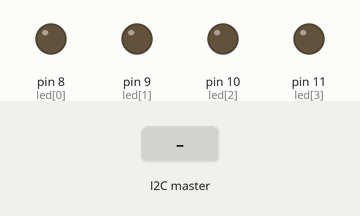
Bench run of a sketch on a simulated Arduino Uno, built with avr-gcc and run on an emulated ATmega328P. Shown: output pins drawn as LEDs (lit = HIGH). The test bench sets the inputs (shaded band).

Above: at 1.2 s.
1.3 s: the I2C master sends the byte 1
At 1.45 s:
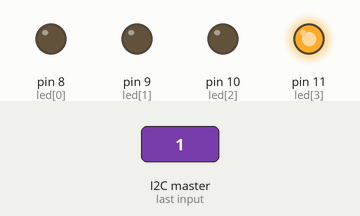
Timing chart, 0 to 4.3 s (numbered marks = the images above; inputs shaded):
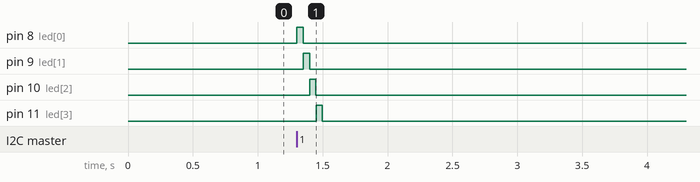

The sketch:

QuilcaEdison_DEBER_3.1_SE_esclavo1.ino
```cpp
/*UNIVERSIDAD TÉCNICA DEL NORTE
 * FACULTAD DE INGENIERÍA EN CIENCIAS APLICADAS
 * TEMA: Comunicación I2C
 * OBJETIVO: Mediante comunicación I2C configurar 1 maestro y 3 esclavos. Cada esclavo tendrá conectados 4 leds en sus salidas digitales, los cuales deberán encenderse de forma síncrona y ordenada.
 * Los leds del primer esclavo deberán entran en funcionamiento cuando se ingrese 'Cualquier caracter', luego cuando se ingrese otro 'Cualquier caracter 2' entrará en funcionamiento el esclavo 2,
 * y después cuando se ingrese otro 'Cualquier caracter 3' entrará en funcionamiento el esclavo 3.
 * NOMBRE: Quilca Edison
 * FECHA: 21 de noviembre del 2021
 * DEBER 3.1
  */

 ////////////////////////////////ESCLAVO 1/////////////////////////////

#include <Wire.h>                                      //librería i2c

char dato;                                             // variable de almacenamiento de dato de cx i2c
const int led[4]={8,9,10,11};                          // declaración de pines para leds
int i;                                                  // variable i para el for
void setup() {
  Wire.begin(1);                                        // id de esclavo
  Wire.onReceive(receiveEvent);                         // evento de recepción
  Serial.begin(9600);                                   // inicio de comunicación serial

  for(i=0;i<4;i++){                                     //declaración de pines como salidas/uso de for para recorrido
  pinMode(led[i],OUTPUT);
}}
void loop() {
  delay(200);                                           //tiempo de espera
}
void receiveEvent(int bytes){                           // método de recepción

  while(Wire.available()==1){                              //condición que verifica datos
    dato=Wire.read();                                   // lee datos almacenados

           for(i=0;i<4;i++){                             //uso de for para encendido de leds
            digitalWrite(led[i],LOW);
            delay(100);
             digitalWrite(led[i],HIGH);
            delay(10000);
             digitalWrite(led[i],LOW);
            delay(100);


  }  }}
```

Measured:
- after the input at 1.3 s, pin 8 (led[0]): LOW → HIGH at once, → LOW 0.05 s later; pin 9 (led[1]): LOW → HIGH after 0.05 s, → LOW 0.05 s later; pin 10 (led[2]): LOW → HIGH after 0.10 s, → LOW 0.05 s later; pin 11 (led[3]): LOW → HIGH after 0.15 s, → LOW 0.05 s later
